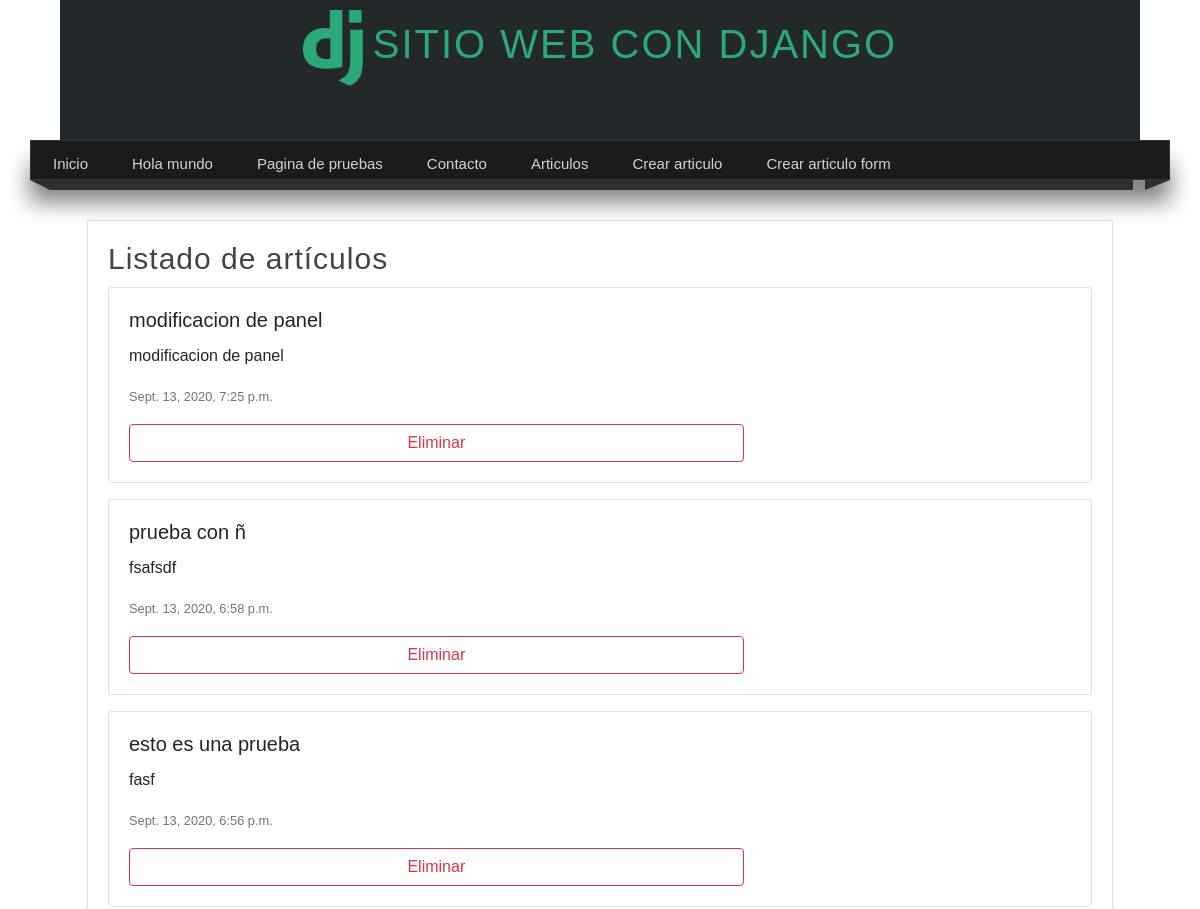
The app's page /articulos/ (upper part), older data.
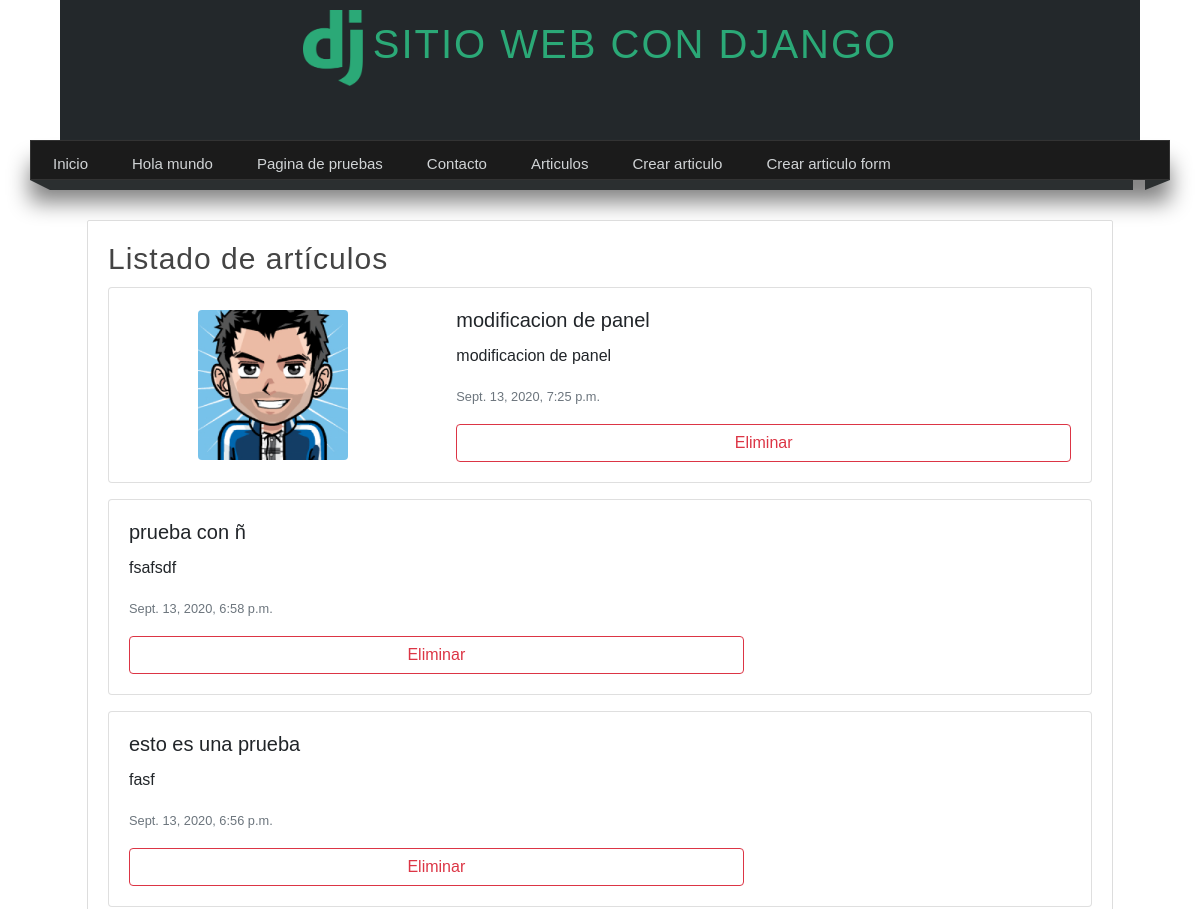
The same page, newer data.
### miapp/models.py (models this page shows, shortened)
class Article(models.Model):
    title = models.CharField(max_length=150, verbose_name='Título')
    content = models.TextField(verbose_name='Contenido')
    image = models.ImageField(default='null', verbose_name='Imagen', upload_to="articles")
    public = models.BooleanField(verbose_name='Público')
    created_at = models.DateTimeField(auto_now_add=True, verbose_name="Creado")
    upgrade_at = models.DateTimeField(auto_now=True, verbose_name="Editado")
    class Meta:
        verbose_name = "Artículo"
        verbose_name_plural = "Artículos"
        ordering = ['-id']

### miapp/views.py (the view)
# urls.py: path('articulos/', views.articulos, name="articulos"),
def articulos(request):
    articulos = Article.objects.all()
    articulos = Article.objects.filter(public=True).order_by('-id')
    return render(request, 'articulos.html', {
        'articulos': articulos
    })

### miapp/templates/articulos.html (shortened to what this page needs)
{% extends 'layout.html' %}
{% load static %}
{% block content %}
    <h1 class="title">Listado de artículos</h1>
    <article class="article-item">
        {% for articulo in articulos %}
            <div class="card mb-3">
                <div class="row no-gutters">
                    {% if articulo.image != 'null' and articulo.image|length >= 1 %}
                        <div class="col-md-4 d-flex justify-content-center align-items-center align-content-center">
                            <img src="{{ articulo.image.url }}" class="card-img rounded img-fluid" alt="..." style="width: 150px">
                        </div>
                    {% endif %}
                    <div class="col-md-8">
                        <div class="card-body">
                            <h5 class="card-title">{{ articulo.title }}</h5>
                            <p class="card-text">{{ articulo.content }}</p>
                            <p class="card-text"><small class="text-muted">{{ articulo.created_at }}</small></p>
                            <a href="{% url 'borrar_articulo' id=articulo.id %}" class="btn btn-outline-danger btn-block">Eliminar</a>
                        </div>
                    </div>
                </div>
            </div>
        {% endfor %}
    </article>
{% endblock content %}

Row changes from the older to the newer data that the page shows:
changed Article "modificacion de panel": image "null" → "articles/jonanv.png" (drawn); image: picture added
